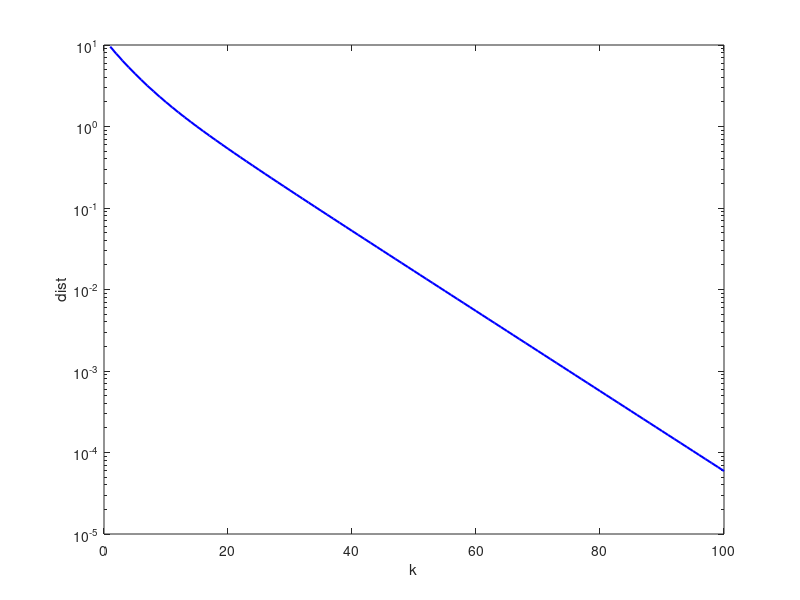
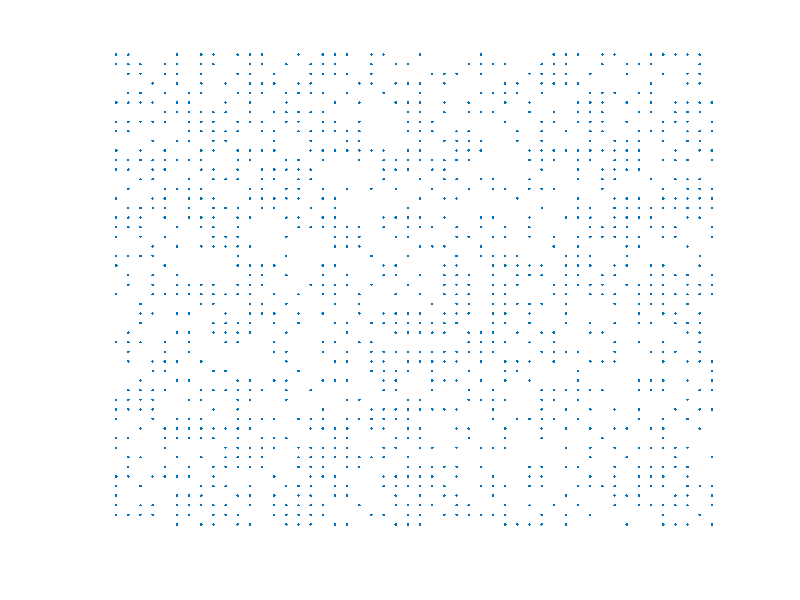

Source code (MATLAB) for these figures, in order:
% Positive semidefinite matrix completion
%   find        X
%   subject to  X(i,j) = val,   where (i,j,val) is the data 
%               X is PSD mtx with size n-by-n
% via alternating projections method.
%
% EE364b Convex Optimization II, S. Boyd
% Written by Almir Mutapcic, 01/19/07
%

% generate a problem instance
n = 50; % matrix size
p = 500; % number of missing entries
% generate a positive definite matrix
randn('state',1); % set state so problem is reproducable
A = randn(n,n);
X = A'*A;
fprintf(1,'Constructed PD mtx with min eig = %3.4f\n',min( eig(X) ));

% getting a random sparsity pattern
rand('state',1);
S = rand(n,n); 
% make sure sparsity pattern is symmetric and has ones on the diagonal
S = (S + S') + eye(n,n) > 1;

% zero out missing elements
X = X.*S;
I = find( X ~= 0 ); V = X(I);
fprintf(1,'Initial mtx cmplt. with zeros has min eig = %3.4f\n',min( eig(X) ));

figure(1), clf, spy(X), axis off,
%print -depsc mtx_completion_spy

%********************************************************************
% subgradient method computation
%********************************************************************
f = [+Inf]; fbest = [+Inf]; dist = [];
disp('Starting alternating projections ...')

k = 1;
MAX_ITERS = 100;

while k <= MAX_ITERS 

  % project on PSD cone
  [T lambda] = eig(X);
  ind = find( diag(lambda) < 0 );
  lambda(:,ind) = 0;
  Xproj = T*lambda*T';
  dist(end+1) = norm(Xproj - X,'fro');
  X = Xproj;

  % project on the fixed matrix values
  Xproj(I) = V;
  dist(end+1) = norm(Xproj - X,'fro');
  X = Xproj;

  k = k + 2;
  if( rem(k,100) == 0 ), fprintf(1,'iter: %d\n',k), end
end

%********************************************************************
% plot results
%********************************************************************
figure(2), clf
set(gca, 'FontSize',18);
semilogy( [1:MAX_ITERS], dist, 'b-', 'LineWidth',1.5 ), hold on,
xlabel('k');
ylabel('dist');
print -depsc mtx_completion_optdist
